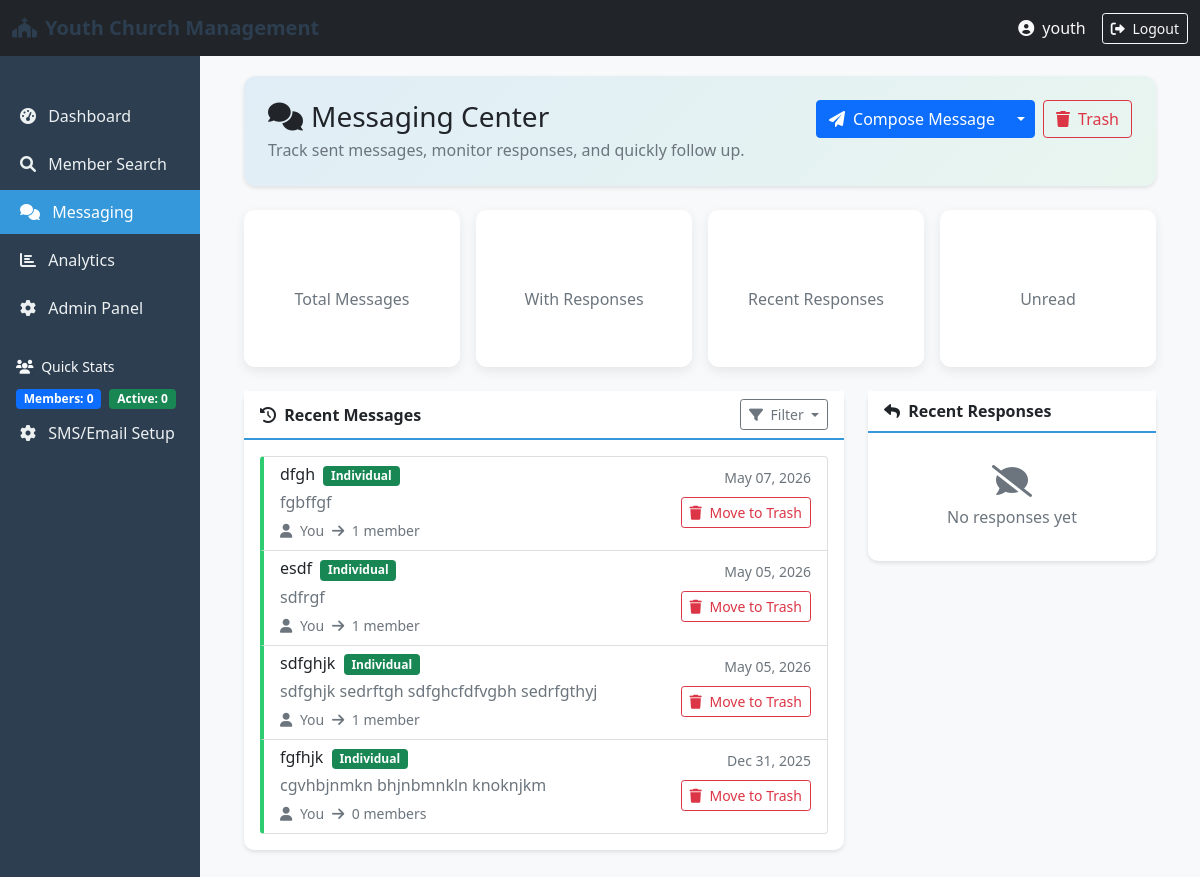
Before: /portal/messaging/ (signed in) with the older database file.
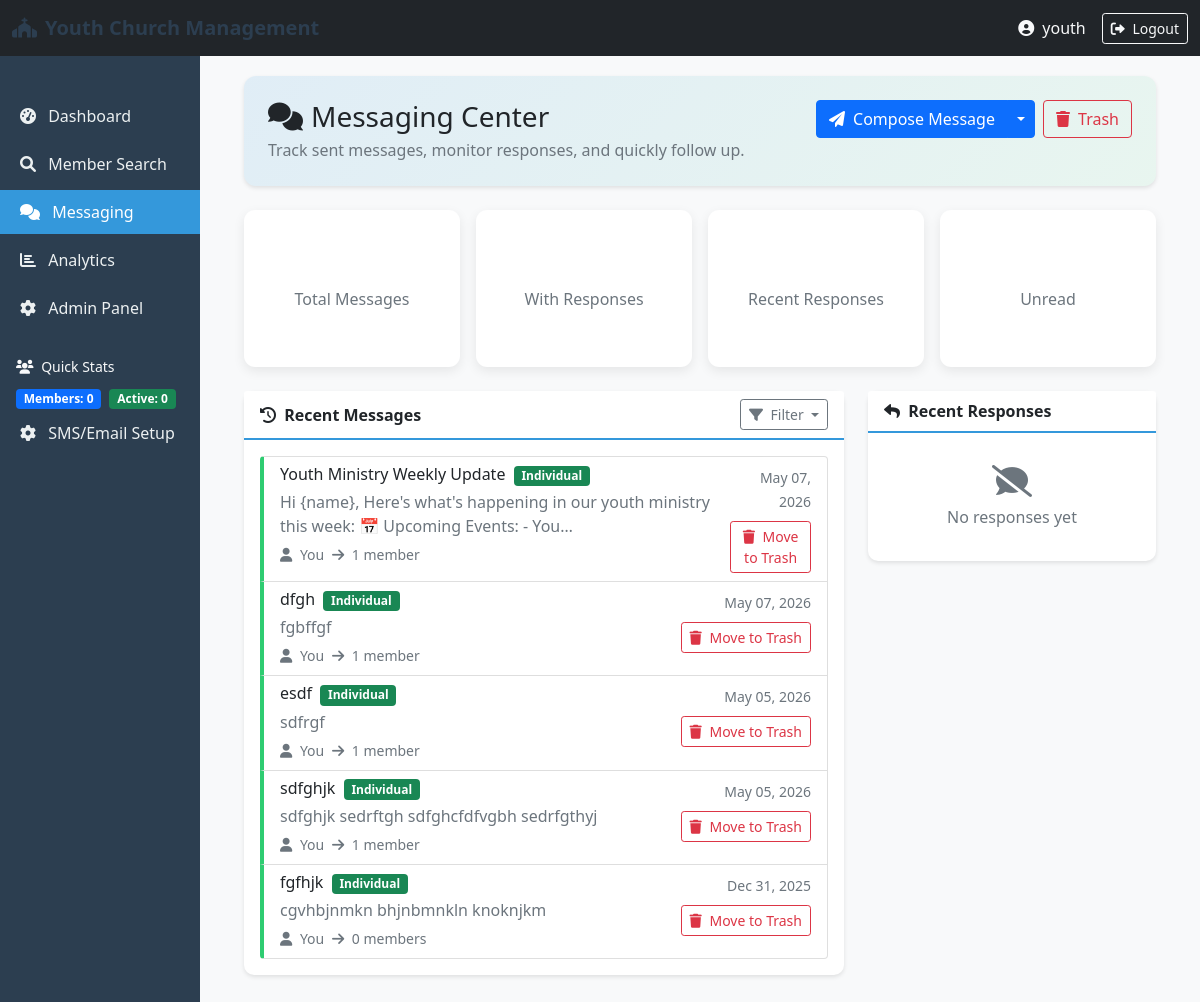
After: the same page with the newer database file.
### messaging/models.py (models this page shows, shortened)
class Message(models.Model):
    MESSAGE_TYPE_CHOICES = [
        ('broadcast', 'Broadcast to All'),
        ('group', 'Group Message'),
        ('individual', 'Individual Message'),
    ]
    id = models.UUIDField(primary_key=True, default=uuid.uuid4, editable=False)
    sender = models.ForeignKey(User, on_delete=models.CASCADE, related_name='sent_messages')
    message_type = models.CharField(max_length=20, choices=MESSAGE_TYPE_CHOICES, default='broadcast')
    subject = models.CharField(max_length=200)
    content = models.TextField()
    recipients = models.ManyToManyField(Member, related_name='received_messages', blank=True)
    is_broadcast = models.BooleanField(default=False)
    is_sent = models.BooleanField(default=False)
    is_delivered = models.BooleanField(default=False)
    created_at = models.DateTimeField(auto_now_add=True)
    scheduled_for = models.DateTimeField(null=True, blank=True)
    sent_at = models.DateTimeField(null=True, blank=True)
    sms_sent = models.BooleanField(default=False)
    whatsapp_sent = models.BooleanField(default=False)
    is_deleted = models.BooleanField(default=False)
    deleted_at = models.DateTimeField(null=True, blank=True)
    class Meta:
        ordering = ['-created_at']

### portal/views.py (the view)
# urls.py: path('messaging/', views.messaging_dashboard, name='messaging_dashboard'),
@staff_member_required
def messaging_dashboard(request):
    from messaging.models import MessageTemplate
    sent_messages = Message.objects.filter(
        sender=request.user, is_deleted=False).order_by('-created_at')
    messages_with_responses = sent_messages.filter(
        responses__is_deleted=False).distinct()
    recent_responses = MessageResponse.objects.filter(
        message__sender=request.user, is_deleted=False
    ).select_related('respondent', 'message').order_by('-created_at')[:10]
    templates = MessageTemplate.objects.filter(
        is_active=True).order_by('-updated_at')[:10]
    context = {
        'sent_messages': sent_messages,
        'messages_with_responses': messages_with_responses,
        'recent_responses': recent_responses,
        'templates': templates,
    }
    return render(request, 'portal/messaging_dashboard.html', context)

### templates/portal/messaging_dashboard.html (shortened to what the changed rows need)
{% extends 'base.html' %}
{% block content %}
<div class="messaging-page">
    <div class="card header-card mb-4">
        <div class="card-body p-4">
            <div class="d-flex justify-content-between flex-wrap align-items-start gap-3">
                <div>
                    <h1 class="h3 mb-1"><i class="fas fa-comments me-2"></i>Messaging Center</h1>
                </div>
            </div>
        </div>
    </div>
<div class="row g-4">
    <div class="col-12 col-xl-8">
        <div class="card">
            <div class="card-body">
                {% if sent_messages %}
                <div class="list-group">
                    {% for message in sent_messages|slice:":10" %}
                    <a href="{% url 'message_responses' message.id %}"
                       class="list-group-item list-group-item-action message-card {% if message.is_broadcast %}broadcast{% else %}individual{% endif %}">
                        <div class="d-flex w-100 justify-content-between">
                            <div class="flex-grow-1">
                                <h6 class="mb-1">
                                    {{ message.subject }}
                                    {% if message.is_broadcast %}
                                    <span class="badge bg-primary ms-1">Broadcast</span>
                                    {% else %}
                                    <span class="badge bg-success ms-1">Individual</span>
                                    {% endif %}
                                </h6>
                                <p class="mb-1 text-muted">{{ message.content|truncatechars:100 }}</p>
                                <small class="text-muted">
                                    <i class="fas fa-user me-1"></i> You
                                    <i class="fas fa-arrow-right mx-1"></i>
                                    {% if message.is_broadcast %}
                                    All Members
                                    {% else %}
                                    {{ message.recipients.count }} member{{ message.recipients.count|pluralize }}
                                    {% endif %}
                                </small>
                            </div>
                            <div class="text-end">
                                <div class="mb-2">
                                    <small class="text-muted">{{ message.created_at|date:"M d, Y" }}</small>
                                </div>
                                <div class="mt-2">
                                    <form method="post" action="{% url 'delete_message' message.id %}" onsubmit="return confirm('Move this message to trash?');">
                                        <button type="submit" class="btn btn-sm btn-outline-danger">
                                            <i class="fas fa-trash me-1"></i> Move to Trash
                                        </button>
                                    </form>
                                </div>
                            </div>
                        </div>
                    </a>
                    {% endfor %}
                </div>
                {% endif %}
            </div>
        </div>
    </div>
</div>
</div>
{% endblock %}

Changed rows visible on the page:
added Message: subject "Youth Ministry Weekly Update", is_broadcast "Individual", content "Hi {name}, Here's what's happening in our youth ministry this week: 📅 Upcoming Events: - You…", recipients.count "1", created_at "May 07, 2026"
